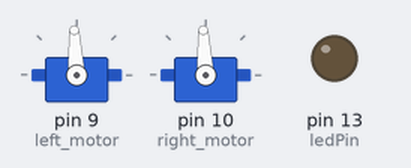
The sketch below on a simulated Arduino Uno, built with avr-gcc and run on an emulated ATmega328P. On the bench: 2 × servo, output pins drawn as LEDs (lit = HIGH).

Above: at 0.05 s.
At 2.0 s:
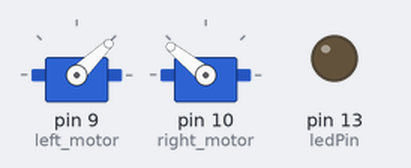
At 4.0 s:
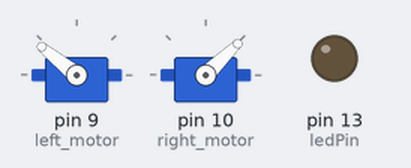
Timing chart, 0 to 5.2 s (numbered marks = the images above):
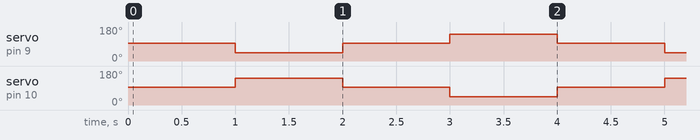

Measured:
- by itself, servo on pin 9 (left_motor): repeats every 4.0 s: 93° 1.0 s, 141° 1.0 s, 93° 1.0 s, 44° 1.0 s
- by itself, servo on pin 10 (right_motor): repeats every 4.0 s: 93° 1.0 s, 44° 1.0 s, 93° 1.0 s, 141° 1.0 s

The sketch:

sumobot_test_servos.ino
```cpp
/*
 * Sumobot Jr for ATX Script Kids
 */

 #include <Servo.h>

 Servo left_motor;
 Servo right_motor;

 int bump_pin = 7;
 int ledPin = 13; // built in on the board

 void setup() {
   left_motor.attach(9);
   right_motor.attach(10);

   pinMode(bump_pin, INPUT_PULLUP);
   pinMode(ledPin,OUTPUT);
 }

 void loop() {
   int bump = 0;

   // Turn light off
   digitalWrite(ledPin, 0);


   // Stop
   left_motor.writeMicroseconds(1500);
   right_motor.writeMicroseconds(1500);
   delay(1000);

   // Forward
   left_motor.writeMicroseconds(1000);
   right_motor.writeMicroseconds(2000);
   delay(1000);

   // Stop
   left_motor.writeMicroseconds(1500);
   right_motor.writeMicroseconds(1500);
   delay(1000);

   // Backward
   left_motor.writeMicroseconds(2000);
   right_motor.writeMicroseconds(1000);
   delay(1000);

   return;

   // Drive forward 1 sec
   left_motor.write(0);
   right_motor.write(180);
   delay(2000);

   // Stop 1 sec
   left_motor.write(90);
   right_motor.write(90);
   delay(1000);

   // Backup 1 sec
   left_motor.write(180);
   right_motor.write(0);
   delay(2000);

   // Stop 1 sec
   left_motor.write(90);
   right_motor.write(90);
   delay(1000);


   return;

   // Read the bumb switch
   bump = digitalRead(bump_pin);
   // If we are hitting something, back left for 1/2 sec with the light on
   if (!bump) {
     digitalWrite(ledPin, 1);
     left_motor.write(180);
     right_motor.write(90);
     delay(1000);
   }

 }
```
